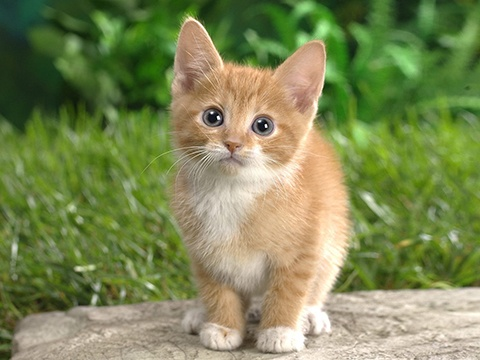
#> input picture img/cat_img.jpg, 480 x 360 px
$ python cut_image.py
#> lines starting #> are read from the running program, lines starting #| are printed output that depends on the picture
#> further down, img is the input picture: shape (360, 480, 3); mean B, G, R 85.6, 136, 125.7
import cv2
import os
import random
import string
import shutil
import argparse

parser = argparse.ArgumentParser()
parser.add_argument('--image_name', metavar='PATH', type=str, default='./img/cat_img.jpg')
parser.add_argument('--num_col', type=int, default=2)
parser.add_argument('--num_row', type=int, default=2)
parser.add_argument('--output_dir', metavar='PATH', type=str, default='./')


def encode_image(_img):
    """
    :param _img: input RGB image
    :return: encoded (mirroring, flipping, rotate) RGB image
    """
    enc_names = ['mirroring', 'flipping', 'rotation']
    # enc_names = ['mirroring']
    # enc_names = ['flipping']
    # enc_names = ['rotation']
    for enc_name in enc_names:
        if random.randint(0, 1):
            if enc_name == 'mirroring':
                _img = cv2.flip(_img, 1)
            elif enc_name == 'flipping':
                _img = cv2.flip(_img, 0)
            else:
                _img = cv2.rotate(_img, cv2.ROTATE_90_COUNTERCLOCKWISE)

    return _img


def cut_image(_img, _row, _col):
    """
    :param _img: input RGB images
    :param _row: Number of rows in grid
    :param _col: Number of column in grid
    :return: Cropped images
    """
#> called with _row = 2, _col = 2
    _cut_imgs = list()
    (height, width, _) = _img.shape
#> height = 360; width = 480
    cut_height = height//_row
#> cut_height = 180
    cut_width = width//_col
#> cut_width = 240
    for r_idx in range(_row):
        for c_idx in range(_col):
            cut_img = _img[r_idx*cut_height: (r_idx +1)*cut_height, c_idx*cut_width: (c_idx+1)*cut_width, :]
            _cut_imgs.append(cut_img)

    return _cut_imgs


def generate_name(_length=8):
    """
    :param _length: Length of name to create
    :return: Generated name
    """
    result = ""
    for _ in range(_length):
        result += random.choice(string.ascii_lowercase + string.digits)
    return result + ".jpg"


if __name__ == "__main__":
    global args
    args = parser.parse_args()

    input_path = args.image_name
    output_path = os.path.join(args.output_dir, 'cut_image')
    row = args.num_row
    col = args.num_col

    if os.path.isdir(output_path):
        shutil.rmtree(output_path)
    os.mkdir(output_path)
    img = cv2.imread(input_path)
    cut_imgs = cut_image(img, row, col)
#> cut_imgs = 4 items

    for i, cut_img in enumerate(cut_imgs):
        encoded_img = encode_image(cut_img)
        random_name = generate_name()
        print(random_name)
        cv2.imwrite(os.path.join(output_path, random_name), encoded_img)
#> this loop made 4 passes
#> random_name on passes 1 to 4: 'q65zt4wn.jpg', 'gq8jtgev.jpg', '1un9427q.jpg', 'za5vpuem.jpg'
#| q65zt4wn.jpg
#| gq8jtgev.jpg
#| 1un9427q.jpg
#| za5vpuem.jpg
#> pass 1, `encoded_img = encode_image(cut_img)`:
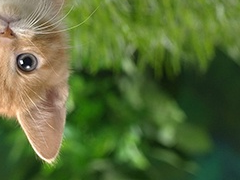
#> encoded_img: shape (180, 240, 3); mean of channels 0, 1, 2 55.4, 107, 87.9; drawn as B, G, R
#> pass 2, `encoded_img = encode_image(cut_img)`:
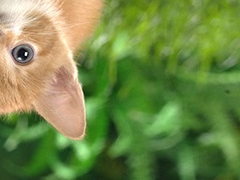
#> encoded_img: shape (180, 240, 3); mean of channels 0, 1, 2 72.5, 137.3, 114.2; drawn as B, G, R
#> pass 3, `encoded_img = encode_image(cut_img)`:
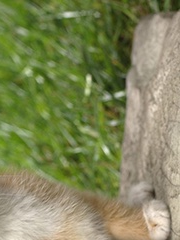
#> encoded_img: shape (240, 180, 3); mean of channels 0, 1, 2 90.9, 134.7, 129.7; drawn as B, G, R

$ run again, with img/beach.jpg copied over img/cat_img.jpg
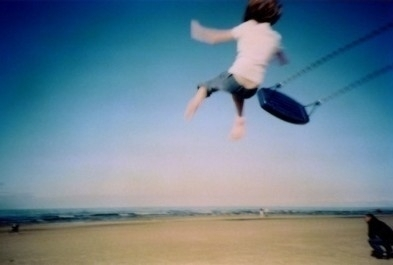
#> input picture img/beach.jpg, 393 x 265 px
#> img is the input picture: shape (265, 393, 3); mean B, G, R 145.8, 130.1, 105.7
#> cut_imgs = 4 items
#> the loop `for i, cut_img in enumerate(cut_imgs):` made 4 passes
#> random_name on passes 1 to 4: 'q65zt4wn.jpg', 'gq8jtgev.jpg', '1un9427q.jpg', 'za5vpuem.jpg'
#> (printed output is left out)
#> pass 1, `encoded_img = encode_image(cut_img)`:
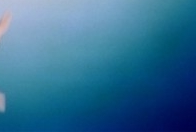
#> encoded_img: shape (132, 196, 3); mean of channels 0, 1, 2 147, 109.6, 50.2; drawn as B, G, R
#> pass 3, `encoded_img = encode_image(cut_img)`:
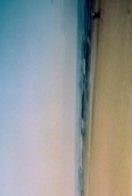
#> encoded_img: shape (196, 132, 3); mean of channels 0, 1, 2 147.8, 149.6, 146; drawn as B, G, R

$ run again, with img/fish-bike.jpg copied over img/cat_img.jpg
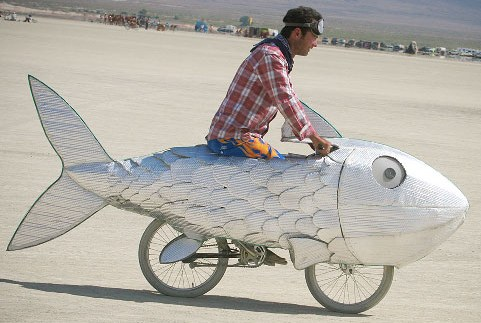
#> input picture img/fish-bike.jpg, 481 x 323 px
#> img is the input picture: shape (323, 481, 3); mean B, G, R 166.3, 174.4, 178.9
#> cut_imgs = 4 items
#> the loop `for i, cut_img in enumerate(cut_imgs):` made 4 passes
#> random_name on passes 1 to 4: 'q65zt4wn.jpg', 'gq8jtgev.jpg', '1un9427q.jpg', 'za5vpuem.jpg'
#> (printed output is left out)
#> pass 1, `encoded_img = encode_image(cut_img)`:
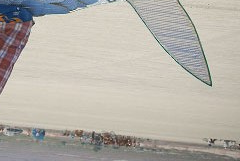
#> encoded_img: shape (161, 240, 3); mean of channels 0, 1, 2 169.6, 177.7, 182; drawn as B, G, R
#> pass 3, `encoded_img = encode_image(cut_img)`:
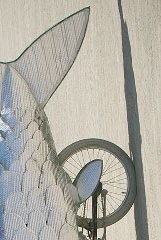
#> encoded_img: shape (240, 161, 3); mean of channels 0, 1, 2 163.6, 173, 175.7; drawn as B, G, R
